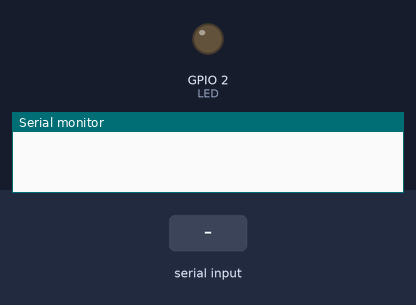
This sketch was run on a simulated ESP32. Parts: output pins drawn as LEDs (lit = HIGH), the last lines printed to the serial monitor. Dashed ring = blinking. The test bench sets the inputs (shaded band).

Above: at 0.0 s.
At 2.2 s:
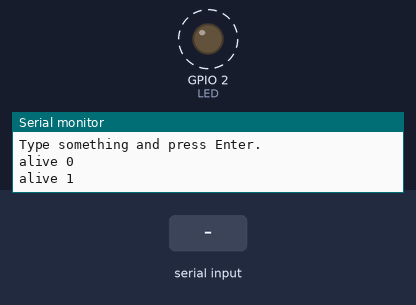
2.3 s: "1\n" received over Serial
Timing chart, 0 to 10.5 s (numbered marks = the images above; inputs shaded):
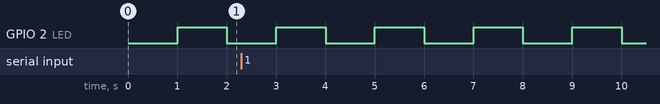

The sketch:

serial_test_esp32.ino
```cpp
/*
  Project Sunaina - serial test on a classic ESP32
  Board: "ESP32 Dev Module". Serial Monitor: 115200, "Newline".

  Prints chip info, then a counter every second and blinks the onboard LED (GPIO2).
  Type anything + Enter and it echoes it back.
*/

#define LED 2

void setup() {
  Serial.begin(115200);
  delay(1000);
  pinMode(LED, OUTPUT);
  Serial.println("\nESP32 serial test OK");
  Serial.printf("Chip: %s rev %d, %d cores, %d MHz\n",
                ESP.getChipModel(), ESP.getChipRevision(), ESP.getChipCores(), ESP.getCpuFreqMHz());
  Serial.printf("Flash: %d MB, free heap: %d bytes\n", ESP.getFlashChipSize() / 1048576, ESP.getFreeHeap());
  Serial.println("Type something and press Enter.");
}

void loop() {
  static unsigned long last = 0;
  static int n = 0;
  if (millis() - last >= 1000) {
    last = millis();
    digitalWrite(LED, !digitalRead(LED));
    Serial.printf("alive %d\n", n++);
  }
  if (Serial.available()) {
    String in = Serial.readStringUntil('\n');
    in.trim();
    Serial.println("you typed: " + in);
  }
}
```

Measured:
- by itself, GPIO 2 (LED): alternates HIGH for 1.0 s and LOW for 1.0 s
